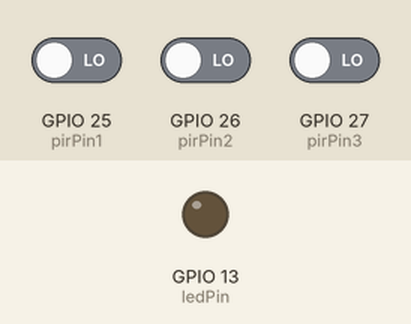
This sketch was run on a simulated ESP32. Parts: output pins drawn as LEDs (lit = HIGH). The test bench sets the inputs (shaded band); at power-on: GPIO 25 (pirPin1) LOW, GPIO 26 (pirPin2) LOW, GPIO 27 (pirPin3) LOW. What the sketch prints to the serial monitor is not drawn.

Above: at 1.2 s.
1.3 s: GPIO 25 (pirPin1) driven HIGH
At 2.5 s:
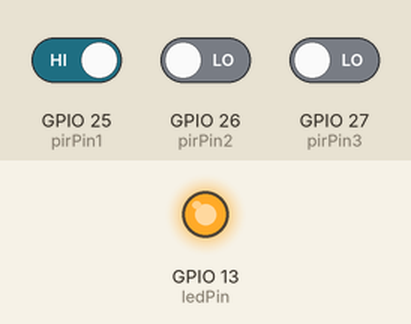
2.8 s: GPIO 25 (pirPin1) driven LOW
At 3.7 s:
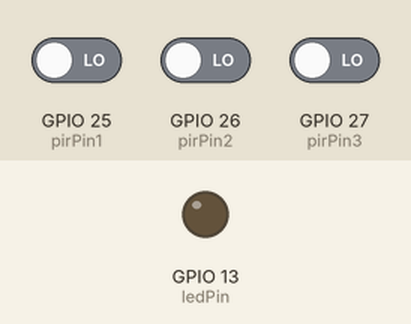
Timing chart, 0 to 5.8 s (numbered marks = the images above; inputs shaded):
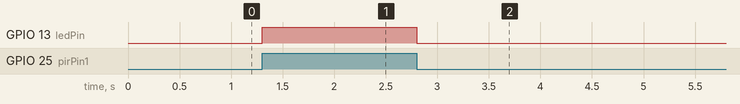

The sketch:

PIR_detector.ino
```cpp
int ledPin = 13;                // LED
int pirPin1 = 25;                 // PIR Out pin
int pirPin2 = 26;                 // PIR Out pin
int pirPin3 = 27;                 // PIR Out pin


int pirStat = 0;                   // PIR status
void setup() {

  //the wee light on the arduino should go on when the PIR is active
  pinMode(ledPin, OUTPUT);

  pinMode(pirPin1, INPUT);
  pinMode(pirPin2, INPUT);
  pinMode(pirPin3, INPUT);


  Serial.begin(115200);
}
void loop() {
  String PIRstatuses = "";
  /*we're going to make a list of the statuses of all the PIR sensors
  that will look like this
  if they're all off: 000
  this if they're all on 111
  this if the first is off 011
  etc

*/
  pirStat = digitalRead(pirPin1);

  if (pirStat == HIGH) {            // if motion detected
    digitalWrite(ledPin, HIGH);  // turn LED ON
    // Serial.write("1");
    PIRstatuses += "1";
  }
  else {
    // Serial.write("0");
    PIRstatuses += "0";
    digitalWrite(ledPin, LOW); // turn LED OFF if we have no motion
  }

  pirStat = digitalRead(pirPin2);

  if (pirStat == HIGH) {            // if motion detected

    PIRstatuses += "1";
  }
  else {
    // Serial.write("0");
    PIRstatuses += "0";

  }

  pirStat = digitalRead(pirPin3);

  if (pirStat == HIGH) {            // if motion detected

    PIRstatuses += "1";
  }
  else {
    // Serial.write("0");
    PIRstatuses += "0";

  }

  Serial.println(PIRstatuses);

}
```

Measured:
- after the input at 1.3 s, GPIO 13 (ledPin): LOW → HIGH at once
- after the input at 2.8 s, GPIO 13 (ledPin): HIGH → LOW at once
